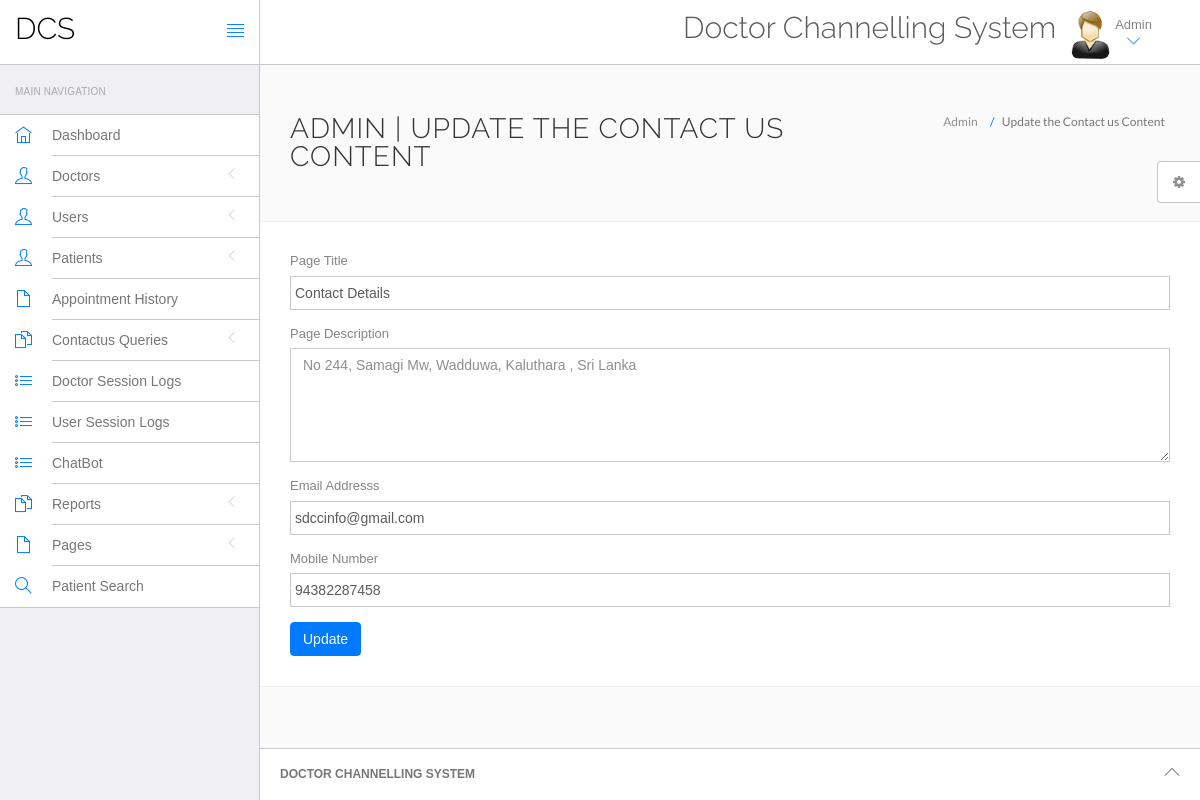
The page /hms/admin/contact.php (signed in) on the database its author committed.
### tables this page shows
CREATE TABLE `tblpage` (
  `ID` int(10) NOT NULL,
  `PageType` varchar(200) DEFAULT NULL,
  `PageTitle` varchar(200) DEFAULT NULL,
  `PageDescription` mediumtext DEFAULT NULL,
  `Email` varchar(120) DEFAULT NULL,
  `MobileNumber` bigint(10) DEFAULT NULL,
  `UpdationDate` timestamp NULL DEFAULT current_timestamp(),
  `OpenningTime` varchar(255) DEFAULT NULL
);

### hms/admin/contact.php (the view, shortened to what this page needs)
<?php
include('include/config.php');
if (strlen($_SESSION['id'] == 0)) {
	header('location:logout.php');
} else {
?>
	<!DOCTYPE html>
	<html lang="en">
	<head>
		<link rel="stylesheet" href="vendor/bootstrap/css/bootstrap.min.css">
		<link rel="stylesheet" href="vendor/fontawesome/css/font-awesome.min.css">
		<link rel="stylesheet" href="vendor/themify-icons/themify-icons.min.css">
		<link href="vendor/animate.css/animate.min.css" rel="stylesheet" media="screen">
		<link href="vendor/perfect-scrollbar/perfect-scrollbar.min.css" rel="stylesheet" media="screen">
		<link href="vendor/switchery/switchery.min.css" rel="stylesheet" media="screen">
		<link href="vendor/bootstrap-touchspin/jquery.bootstrap-touchspin.min.css" rel="stylesheet" media="screen">
		<link href="vendor/select2/select2.min.css" rel="stylesheet" media="screen">
		<link href="vendor/bootstrap-datepicker/bootstrap-datepicker3.standalone.min.css" rel="stylesheet" media="screen">
		<link href="vendor/bootstrap-timepicker/bootstrap-timepicker.min.css" rel="stylesheet" media="screen">
		<link rel="stylesheet" href="assets/css/styles.css">
		<link rel="stylesheet" href="assets/css/plugins.css">
		<link rel="stylesheet" href="assets/css/themes/theme-1.css" id="skin_color" />
	</head>
	<body>
		<div id="app">
			<?php include('include/sidebar.php'); ?>
			<div class="app-content">
				<?php include('include/header.php'); ?>
				<div class="main-content">
					<div class="wrap-content container" id="container">
						<section id="page-title">
							<div class="row">
								<div class="col-sm-8">
									<h1 class="mainTitle">Admin | Update the Contact us Content</h1>
								</div>
								<ol class="breadcrumb">
									<li>
										<span>Admin </span>
									</li>
									<li class="active">
										<span>Update the Contact us Content</span>
									</li>
								</ol>
							</div>
						</section>
						<div class="container-fluid container-fullw bg-white">
							<div class="row">
								<div class="col-md-12">
									<form class="forms-sample" method="post">
										<?php
										$ret = mysqli_query($con, "select * from  tblpage where PageType='contactus'");
										while ($row = mysqli_fetch_array($ret)) {
										?>
											<div class="form-group">
												<label for="exampleInputUsername1">Page Title</label>
												<input id="pagetitle" name="pagetitle" type="text" class="form-control" required="true" value="<?php echo $row['PageTitle']; ?>">
											</div>
											<div class="form-group">
												<label for="exampleInputEmail1">Page Description</label>
												<textarea class="form-control" name="pagedes" id="pagedes" rows="5"><?php echo $row['PageDescription']; ?></textarea>
											</div>
											<div class="form-group">
												<label for="exampleInputUsername1">Email Addresss</label>
												<input type="email" class="form-control" name="email" value="<?php echo $row['Email']; ?>" required='true'>
											</div>
											<div class="form-group">
												<label for="exampleInputUsername1">Mobile Number</label>
												<input type="text" class="form-control" name="mobnum" value="<?php echo $row['MobileNumber']; ?>" required='true' maxlength="10" pattern='[0-9]+'>
											</div>
										<?php } ?>
										<button type="submit" class="btn btn-primary mr-2" name="submit">Update</button>
									</form>
								</div>
							</div>
						</div>
					</div>
				</div>
			</div>
			<?php include('include/footer.php'); ?>
			<?php include('include/setting.php'); ?>
		</div>
	</body>
	</html>
<?php } ?>

### hms/admin/assets/css/themes/theme-1.css (style rules this page uses)
body { background: #FAFAFA; }

### rows shown on the page
tblpage: pagetitle "Contact Details", pagedes "No 244, Samagi Mw, Wadduwa, Kaluthara , Sri Lanka", email "sdccinfo@gmail.com", mobnum "94382287458"
